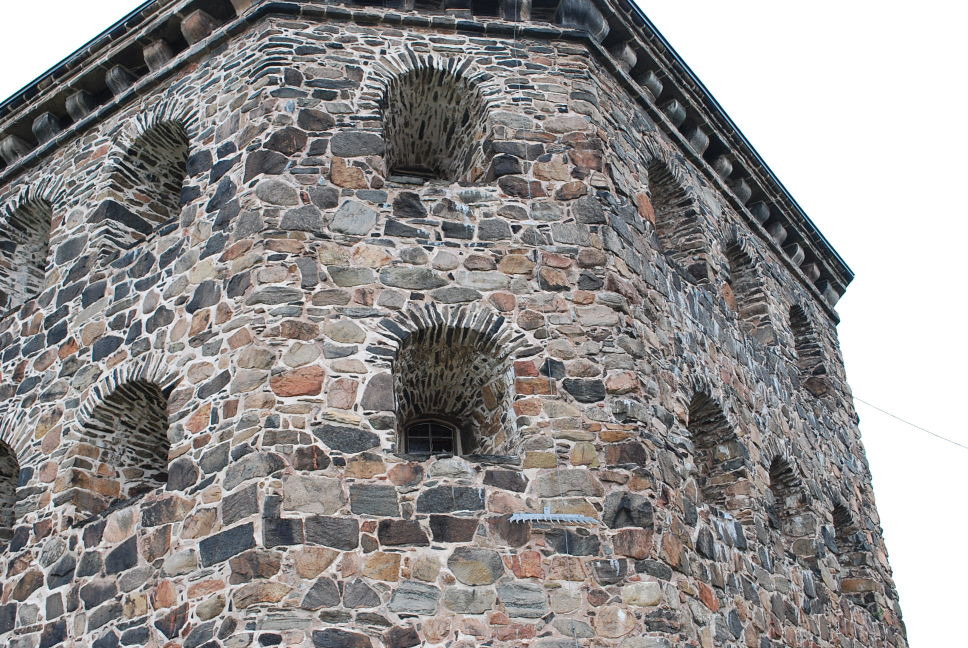
#> input picture assignment_2/images/kronan1.JPG, 1936 x 1296 px, found by its file name (shown at 1/2 size)
$ jupyter execute --allow-errors EpipolarGeometry_student.ipynb   (shell and % lines are left out)
#> lines starting #> are read from the running program, lines starting #| are printed output that depends on the picture
# Assignment 2: Multi-View Geometry

#### Comment: most of the written problems (except the first one) are designed to help with the coding part (structure-from-motion). Thus, they should be solved first. Your coding part require slicing, broadcasting, and other standard operations with numpy arrays. This could be tricky if you are new to numpy. I recommend working on small test cases. For debugging, print arrays before and after slicing (etc.) to verify that the result is correct.

## Problem 1 (Frobenius norm)
### Compute Frobenius norm of $n\times n$ matrix $xx^\top$ assuming that (Euclidean) norm $\|x\| = \sqrt{x^\top x}$ of vector $x\in R^n$ is given. That is, express $\|xx^\top\|_F$ in terms of $\|x\|$. The answer should not depend on $n$. Comment: this "random math" excerise is only meant to encourage you to look up the definition of Frobenius norm; the proof is only a couple of lines of simple algebra.

Solution:

$$
xx^T = \begin{bmatrix}  x_1^2 & x_1x_2 & \cdots & x_1x_n \\
                        x_2x_1 & x_2^2 & \cdots & x_2x_n \\
                        \vdots & \vdots & \ddots & \vdots \\
                        x_nx_1 & x_nx_2 & \cdots & x_n^2 \end{bmatrix}
$$

$$
\|xx^T\|_F = \sqrt{trace((xx^T)^T(xx^T))} \\
= \sqrt{trace((x^Tx)(xx^T))} \\
= \sqrt{trace(\|x\|^2(xx^T))} \\
= \|x\|\sqrt{trace(xx^T)} \\
= \|x\|\sqrt{\|x\|^2} \\
= \|x\|^2
$$

## Problem 2
### Assuming a $calibrated$ camera (that is, $K=I$) and its two views corresponding to projection matrices $P_1=[I|0]$ and $P_2=[R|T]$ w.r.t. some world coordinate system, show formulas for coordinates of the following 3D points (in the same world coordinate system):

$$
\begin{bmatrix} x \\ y \\ z \end{bmatrix} = P \begin{bmatrix} X \\ Y \\ Z \\ 1 \end{bmatrix} \\
\begin{bmatrix} wu \\ wv \\ w \end{bmatrix} = KP \begin{bmatrix} X \\ Y \\ Z \\ 1 \end{bmatrix}
$$

#### (a) optical center for the first view: $C_1= (0,0,0)$

#### (b) image center for the first view: $Q_1= (0, 0, 1)$
#### (c) optical center for the second view: $C_2=(RC_1 + T) = T$
#### (d) image center for the second view: $Q_2= (RQ_1 + T)$

## Problem 3
### Using the same set up as in problem 2, show formulas for normalized coordinates of the following image points:

#### (a) epipole in the first camera image: $e_1=R_1C_2 + T_1 = C_2 = T$
#### (b) epipole in the second camera image: $e_2=RC_1 + T = T$

## Problem 4 (homogeneous and non-homogeneous line representations)
###  Lines in 2D images can be represented "homogeneously" as 3-vectors $l=[l_1,l_2,l_3]^T$ that give equation $l^T x=0$ for homogeneous points $x=[x_1,x_2,x_3]^T \;\in {\cal P}^2$ forming a line. Given $l$, what are the values of scalar parameters $a$, $b$ in the line equation $v=au+b$ for the same 2D points based on their regular (nonhomogeneous) representation $(u,v)=(\frac{x_1}{x_3},\frac{x_2}{x_3})$ in ${\cal R}^2$?
$$
l^Tx = 0 \\
x_1l_1+x_2l_2+x_3l_3 = 0 \\
\frac{x_1}{x_3}\frac{l_1}{l_2} + \frac{x_2}{x_3} + \frac{l_3}{l_2} = 0 \\
\frac{x_2}{x_3} = (\frac{-l_1}{l_2})\frac{x_1}{x_2} + \frac{-l_3}{l_2} \\
v = au + b
$$
#### $a=\frac{-l_1}{l_2}$
#### $b=\frac{-l_3}{l_2}$

## Problem 5 (epipolar lines in normalized and non-normalized images)
### Given a matrix of intrinsic camera parameters $K$ and essential matrix $E$ between two views (A) and (B) such that $x_A^T E x_B=0$ for any corresponding points, write expressions for the following:

#### (a) given homogeneous normalized point $x^{n}_B$ in image B, specify 3-vector $l_A^n$ describing the corresponding epipolar line of normalized points in image A:
####   $l_A^n=E^Tx^n_B$
#### (b) given homogeneous normalized point $x^{n}_A$ in image A, specify 3-vector $l_B^n$ describing the corresponding epipolar line of normalized points in image B:
####   $l_B^n=Ex^n_A$
#### (c) assuming line (3-vector) $l^n$ of normalized image points, what is a 3-vector representation $l$ for the line formed by the corresponding points on the real (unnormalized) camera image:
#### $l=Kl^n$

## Problem 6 (least squares for triangulation)
### Describe your approach to triangulating two matched feature points $x_a=[u_a,v_a,1]^T$ and $x_b=[u_b,v_b,1]^T$ in two views with given projection matrices $P_a$ and $P_b$. You should find 3D point $X=[X_1,X_2,X_3,1]^T$ and two scalars $w_a,w_b$ such that $P_a X\approx w_a x_a$ and $P_b X\approx w_b x_b$.  Be specific as you will need this for your programming part below. Use notation $M[i]$ to denote the $i$-th row vector of matrix $M$.
### You should use the first approach described for homograpy estimation in topic 6. In particualr, you can formulate the problem as $AX\approx 0$, define elements of $4x4$ matrix $A$, convert the problem to an overdetermined system of 4 linear equations $A_{1:3}[X_1,X_2,X_3]^T \approx - A_{4}$, and specify its solution minimizing the sum of squared errors.
### Can you characterize geometrically the case when your solution satisfies $A_{1:3}[X_1,X_2,X_3]^T = - A_{4}$ exactly?

Solution:

Given that $w_ax_a \approx P_aX$, we can use a cross product to remove the scalar term s.t.
$$
\begin{bmatrix} u_a \\ v_a \\ 1 \end{bmatrix} \times P_aX \\
= \begin{bmatrix} u_a \\ v_a \\ 1 \end{bmatrix} \times \begin{bmatrix} p_1^TX \\ p_2^TX \\ p_3^TX \end{bmatrix} \\
= \begin{bmatrix} v_ap_3^TX - p_2^TX \\ p_1^TX - xp_3^TX \\ xp_2^TX - yp_1^TX \end{bmatrix} \\
= \begin{bmatrix} 0 \\ 0 \\ 0 \end{bmatrix}
$$

We can construct A using above for each point, resulting in:
$$
A = \begin{bmatrix} v_ap_{a3}^TX - p_{a2}^TX \\ p_{a1}^TX - u_ap_{a3}^TX \\ v_ap_{b3}^TX - p_{b2}^TX \\ p_{b1}^TX - u_ap_{b3}^TX \end{bmatrix}
$$

Geometrically, solving for A_{1:3} = -A_4 means that the solutions are on the epipolar lines.

## Probelm 7 (the programming part)
# Structure from Motion
#### NOTE: Steps 0-3 and 10 are given, other steps are to be implemented.
### Step 0: Loading two camera views and camera's intrinsic matrix $K$

[cell 1]

import numpy as np
import numpy.linalg as la
import matplotlib
import matplotlib.image as image
import matplotlib.pyplot as plt
from skimage.feature import (corner_harris, corner_peaks, plot_matches, BRIEF, match_descriptors)
from skimage.transform import warp, ProjectiveTransform, EssentialMatrixTransform, FundamentalMatrixTransform
from skimage.color import rgb2gray
from skimage.measure import ransac

# Indicate (E) inlier matches in image 1 and image 2
# loading two images (two camera views) and the corresponding matrix K (intrinsic parameters)
imL = image.imread("images/kronan1.jpg")
#> imL is the input picture: shape (1296, 1936, 3); mean R, G, B 147.1, 144.6, 143.9
imR = image.imread("images/kronan2.jpg")
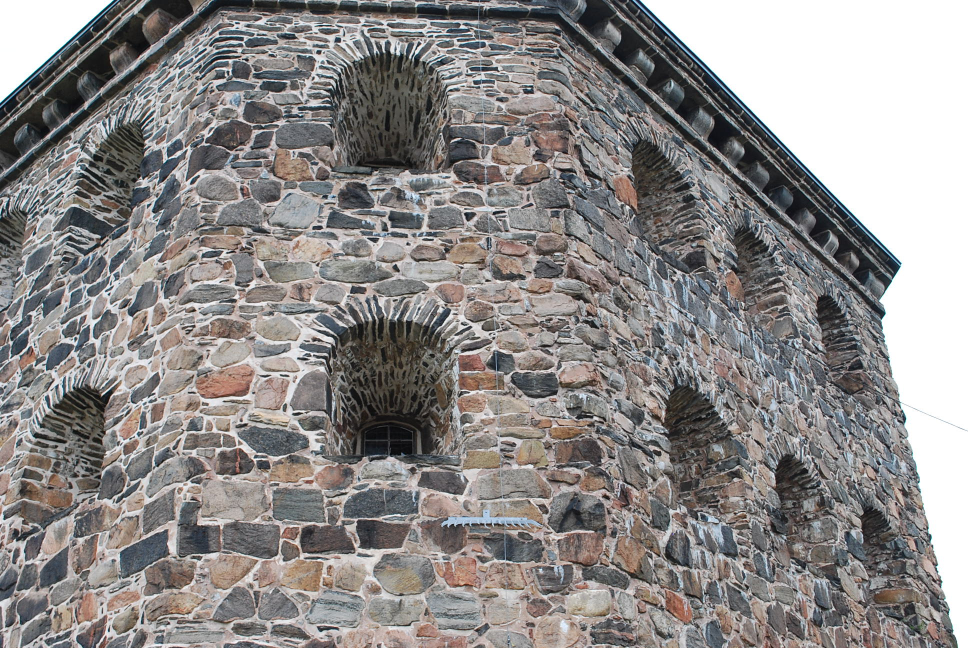
#> input picture assignment_2/images/kronan2.JPG, 1936 x 1296 px, found by its file name (shown at 1/2 size)
#> imR is the input picture: shape (1296, 1936, 3); mean R, G, B 141.3, 138.2, 137.3
imLgray = rgb2gray(imL)
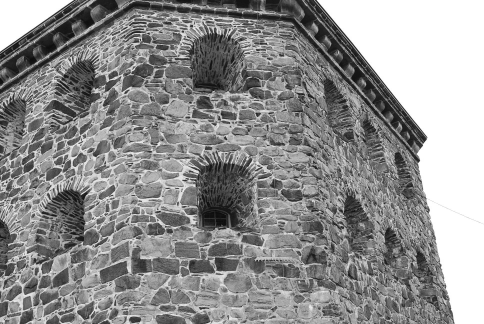
#> imLgray: shape (1296, 1936) float64 (shown at 1/4 size); min 0, max 1, mean 0.569
imRgray = rgb2gray(imR)
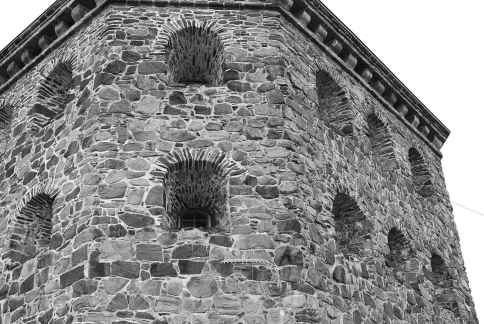
#> imRgray: shape (1296, 1936) float64 (shown at 1/4 size); min 0, max 1, mean 0.544

K = 1.0e+03 * np.array([[2.3940, -0.0000,    0.9324],
                        [     0,  2.3981,    0.6283],
                        [     0,       0,    0.0010]])


plt.figure(0,figsize = (10, 4))
ax81 = plt.subplot(121)
plt.imshow(imL)
ax82 = plt.subplot(122)
plt.imshow(imR)
plt.show()
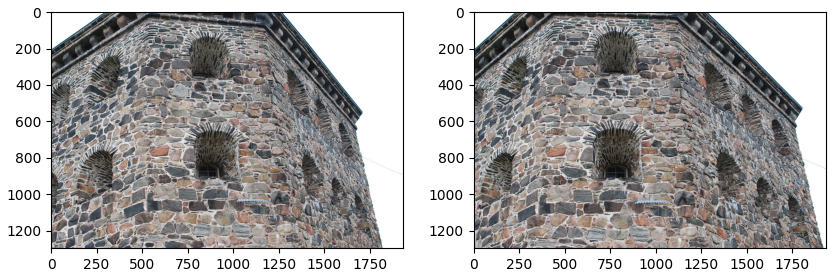
#> figure drawn by matplotlib, 2 panels

### Step 1: Feature detection (e.g. corners)

[cell 2]
# NOTE: corner_peaks and many other feature extraction functions return point coordinates as (y,x), that is (rows,cols)
keypointsL = corner_peaks(corner_harris(imLgray), threshold_rel=0.001, min_distance=15)
#> keypointsL = 1578 pairs, first value 15 to 1279, second value 15 to 1804
#> (the rest of the program and of its run is left out)
